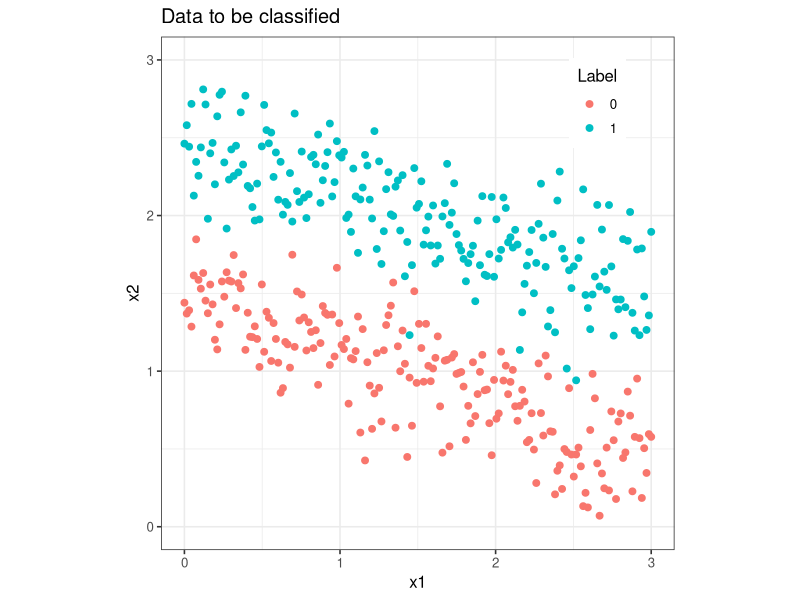
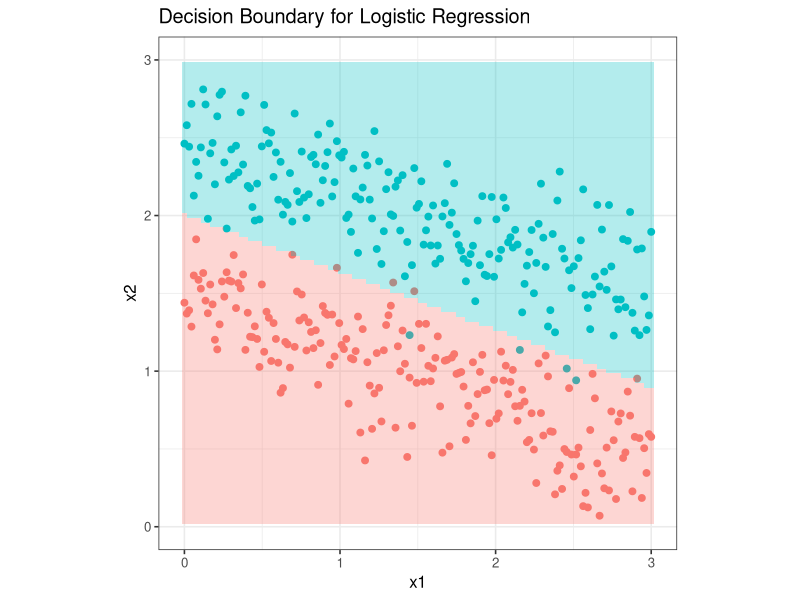

Recreate these plots in R, in order.
library(ggplot2)
library(dplyr)


N <- 200 # number of points per class
D <- 2 # dimensionality, we use 2D data for easy visulization
K <- 2 # number of classes, binary for logistic regression
X <- data.frame() # data matrix (each row = single example, can view as xy coordinates)
y <- data.frame() # class labels

set.seed(56)

for (j in (1:K)){
  # t, m are parameters of parametric equations x1, x2
  t <- seq(0,1,length.out = N) 
  # add randomness 
  m <- rnorm(N, j+0.5, 0.25) 
  Xtemp <- data.frame(x1 = 3*t , x2 = m - t) 
  ytemp <- data.frame(matrix(j-1, N, 1))
  X <- rbind(X, Xtemp)
  y <- rbind(y, ytemp)
}

data <- cbind(X,y)
colnames(data) <- c(colnames(X), 'label')


# lets visualize the data:
ggplot(data) + geom_point(aes(x=x1, y=x2, color = as.character(label)), size = 2) + 
  scale_colour_discrete(name  ="Label") + 
  ylim(0, 3) + coord_fixed(ratio = 1) +
  ggtitle('Data to be classified') +
  theme_bw(base_size = 12) +
  theme(legend.position=c(0.85, 0.87))


#sigmoid function, inverse of logit
sigmoid <- function(z){1/(1+exp(-z))}

#cost function
cost <- function(theta, X, y){
  m <- length(y) # number of training examples
  h <- sigmoid(X %*% theta)
  J <- (t(-y)%*%log(h)-t(1-y)%*%log(1-h))/m
  J
}

#gradient function
grad <- function(theta, X, y){
  m <- length(y) 
  
  h <- sigmoid(X%*%theta)
  grad <- (t(X)%*%(h - y))/m
  grad
}

logisticReg <- function(X, y){
  #remove NA rows
  X <- na.omit(X)
  y <- na.omit(y)
  #add bias term and convert to matrix
  X <- mutate(X, bias =1)
  #move the bias column to col1
  X <- as.matrix(X[, c(ncol(X), 1:(ncol(X)-1))])
  y <- as.matrix(y)
  #initialize theta
  theta <- matrix(rep(0, ncol(X)), nrow = ncol(X))
  #use the optim function to perform gradient descent
  costOpti <- optim(theta, fn = cost, gr = grad, X=X, y=y)
  #return coefficients
  return(costOpti$par)
}

logisticProb <- function(theta, X){
  X <- na.omit(X)
  #add bias term and convert to matrix
  X <- mutate(X, bias =1)
  X <- as.matrix(X[,c(ncol(X), 1:(ncol(X)-1))])
  return(sigmoid(X%*%theta))
}

logisticPred <- function(prob){
  return(round(prob, 0))
}

# training
theta <- logisticReg(X, y)
prob <- logisticProb(theta, X)
pred <- logisticPred(prob)

# generate a grid for decision boundary, this is the test set
grid <- expand.grid(seq(0, 3, length.out = 100), seq(0, 3, length.out = 100))
# predict the probability
probZ <- logisticProb(theta, grid)
# predict the label
Z <- logisticPred(probZ)
gridPred = cbind(grid, Z)

# decision boundary visualization
ggplot() +   geom_point(data = data, aes(x=x1, y=x2, color = as.character(label)), size = 2, show.legend = F) + 
  geom_tile(data = gridPred, aes(x = grid[, 1],y = grid[, 2], fill=as.character(Z)), alpha = 0.3, show.legend = F)+ 
  ylim(0, 3) +
  ggtitle('Decision Boundary for Logistic Regression') +
  coord_fixed(ratio = 1) +
  theme_bw(base_size = 12) 
